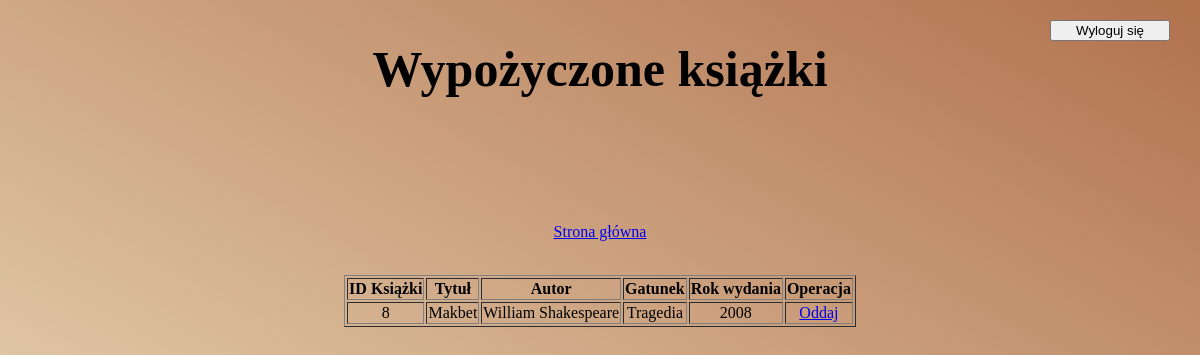
Screenshot of /rentedbooks.php (signed in) with the database file from the repository.
### tables this page shows
CREATE TABLE `wypozyczenia` (
  `ID_Wypożyczenia` int(11) NOT NULL,
  `ID_Użytkownika` int(11) NOT NULL,
  `ID_Książki` int(11) NOT NULL,
  `Data_wypożyczenia` date NOT NULL
);

CREATE TABLE `ksiazki` (
  `ID_Książki` int(11) NOT NULL,
  `Tytuł` varchar(50) NOT NULL,
  `Autor` varchar(50) NOT NULL,
  `Gatunek` varchar(30) NOT NULL,
  `Rok_wydania` year(4) NOT NULL,
  `Wypożyczone` int(1) DEFAULT 0,
  `image` blob NOT NULL
);

### rentedbooks.php (the view, shortened to what this page needs)
<!doctype html>
<head>
    <link rel="stylesheet" href="style.css">
</head>
<body>
<form action="logout.php">
    <div class="logout">
        <button class="zoom">Wyloguj się</button>
    </div>
</form>
<h1 id="ih1">Wypożyczone książki</h1>
<div class="mainpage"><p><a href="main_page.php">Strona główna</a>
        <br>
        <?php
        $user = $_SESSION['user']['ID'];
        $conn = db_connect();
        $result = $conn->query("SELECT wypozyczenia.ID_Książki, ksiazki.Tytuł, ksiazki.Autor, ksiazki.Gatunek, ksiazki.Rok_wydania from wypozyczenia INNER JOIN ksiazki ON ksiazki.ID_Książki=wypozyczenia.ID_książki WHERE ID_Użytkownika='$user'");
        ?>
        <br>
    <table class="table" border="1">
        <thead>
        <tr>
            <th>ID Książki</th>
            <th>Tytuł</th>
            <th>Autor</th>
            <th>Gatunek</th>
            <th>Rok wydania</th>
            <th colspan="1">Operacja</th>
        </tr>
        </thead>
        <?php
        while ($row = $result->fetch_assoc()) {
            ?>
            <tr>
                <td><?php echo $row['ID_Książki'] ?></td>
                <td><?php echo $row['Tytuł'] ?></td>
                <td><?php echo $row['Autor'] ?></td>
                <td><?php echo $row['Gatunek'] ?></td>
                <td><?php echo $row['Rok_wydania'] ?></td>
                <td>
                    <a href="dproces.php?back=<?php echo $row['ID_Książki']; ?>">Oddaj</a>
                </td>
            </tr>
        <?php } ?>
    </table>
</body>
</html>

### style.css (style rules this page uses)
body { background-image: url("brown-gradient-yellow-linear-1920x1080-c2-ffffe0-a0522d-a-210-f-14.jpg"); }
#ih1 { margin-top: 40px; text-align: center; font-size: 50px; color: black; }
.table { text-align: center; margin-top: 10px; margin-left: auto; margin-right: auto; }
.mainpage { text-align: center; margin-top: 125px; }
.logout { position: absolute; top: 20px; right: 50px; width: 100px; transition: transform .2s; }
.zoom { transition: transform .2s; width: 120px; }

### rows the page displays
wypozyczenia: ID_Książki "8", ID_Książki.Tytuł "Makbet", ID_Książki.Autor "William Shakespeare", ID_Książki.Gatunek "Tragedia", ID_Książki.Rok_wydania "2008"
